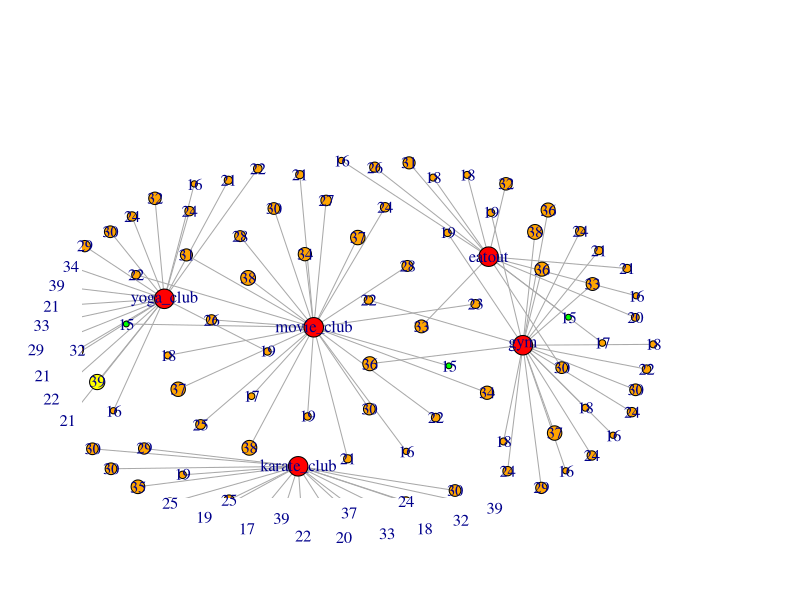
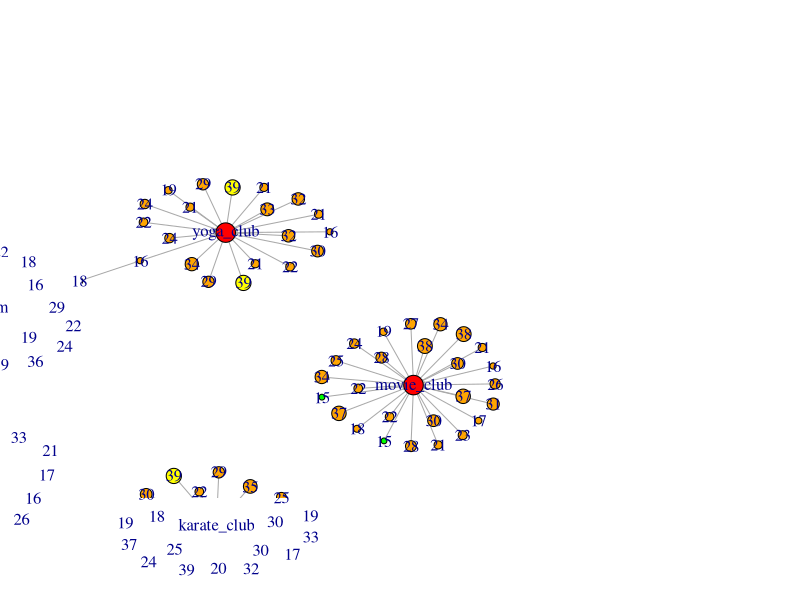
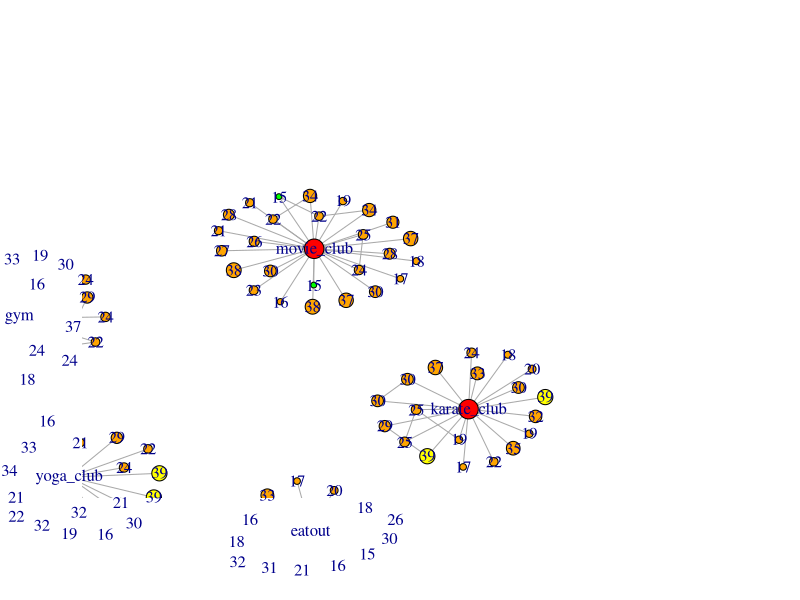
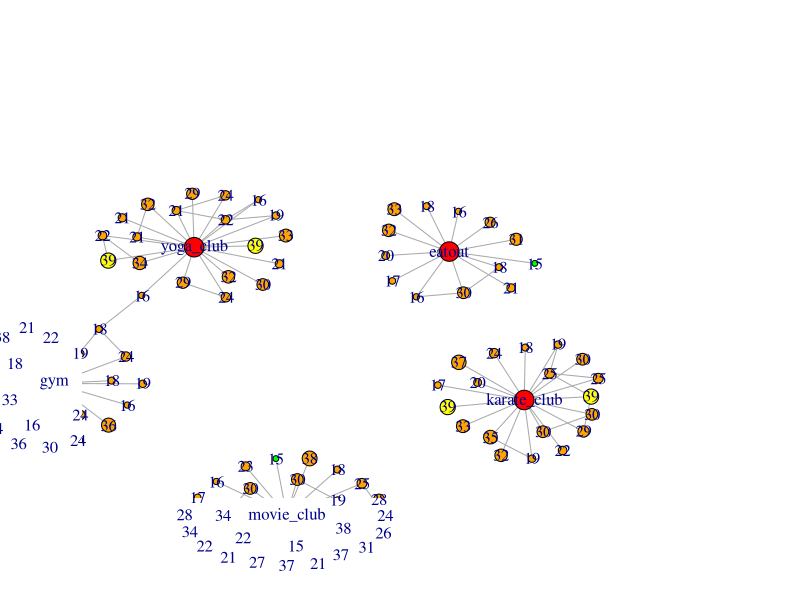
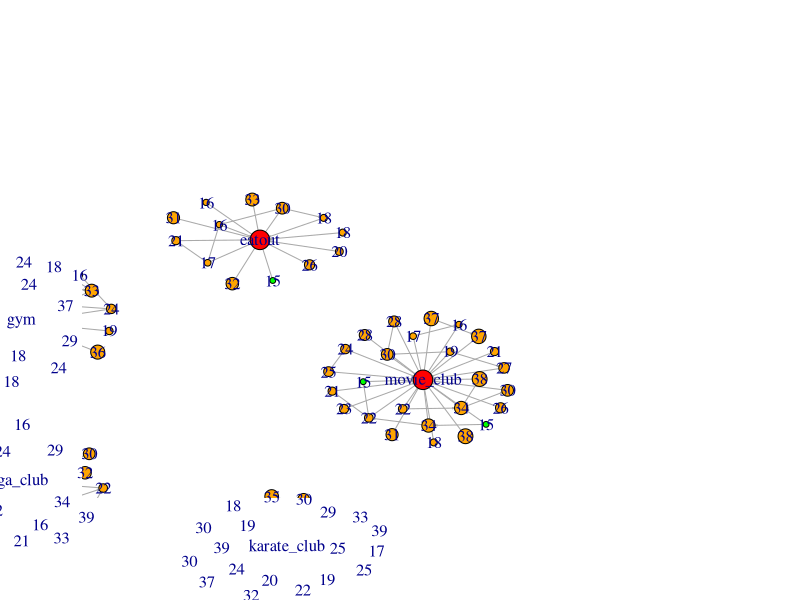
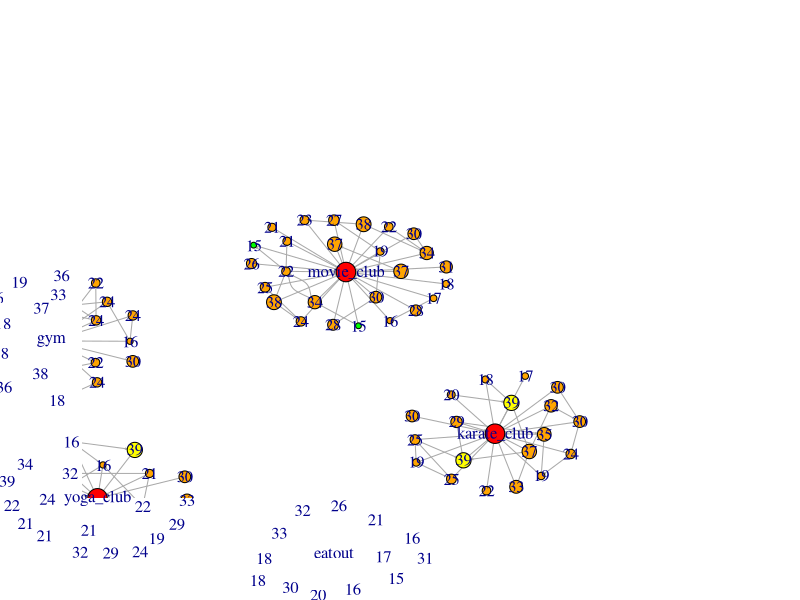

The R script that drew these images, in order: (Note: a time limit stopped this script after it produced the figures.)
  library(igraph)
  
  
  G <- make_empty_graph(100) %>% 
    set_vertex_attr("name",value = as.integer(runif(100,15,40))) %>% 
    set_vertex_attr("Type",value = "Person")
  
  #adding foci nodes
  add_foci_nodes <- function(G)
  {
    i = gorder(G) + 1
    foci_nodes = c("gym","eatout","movie_club","karate_club","yoga_club")
    for(j in 1:5)
    {
      G = G + vertices(i)
      G = set_vertex_attr(G,"name",index = i,value = foci_nodes[j])
      G = set_vertex_attr(G,"Type",index = i,value = "foci")
      i = i + 1
    }
    return(G) 
  }
  
  
  #get the size of the nodes
  get_size <- function(G)
  {
    num = gorder(G)
    nsl <- c()
    for (i in 1:num)
    {
      if (V(G)[i]$Type == "Person")
        nsl<- c(nsl,V(G)[i]$name)
      else
        nsl <- c(nsl,50)
    }
    return(nsl)
  }
  
  
  #get the label of the nodes
  get_labels <- function(G)
  {
    num = gorder(G)
    ll <- c()
    for (i in 1:num)
    {
      if(V(G)[i]$Type == "Person")
        ll <- c(ll,(V(G)[i]$name))
      else
        ll <- c(ll,V(G)[i]$name)
    }
    return(ll)
  }
  
  #get the color of the nodes
  get_color <- function(G)
  {
    num = gorder(G)
    cl <- c()
    for (i in 1:num)
    {
      if(V(G)[i]$Type == "Person")
        if(V(G)[i]$name == 15)
          cl <- c(cl,"green")
        else if(V(G)[i]$name == 39)
          cl <- c(cl,"yellow")
        else
          cl <- c(cl,"orange")
      else
        cl <- c(cl,"red")
    }
    return(cl)
  }
  
  
  get_person_nodes <- function()
  {
    num = gorder(G)
    for (i in 1:num)
    {
      p <- c()
      for (i in 1:num)
      {
        if(V(G)[i]$Type == "Person")
          p <- c(p,i)
      }
    }
    print(p)
    return (p)
  }
  
  #get foci nodes
  get_foci_nodes <- function()
  {
    num = gorder(G)
    for (i in 1:num)
    {
      f <- c()
      for (i in 1:num)
      {
        if(V(G)[i]$Type == "foci")
          f <- c(f,i)
      }
    }
    return (f)
  }
  
  add_foci_edges <- function(G)
  {
    f = get_foci_nodes()
    p = get_person_nodes()
    for (j in p)
    {
      r = sample(f,1)
      G = G + edge(j,r)
    }
    return(G)
  }
  
  #finding homophily
  homophily <-function(G)
  { i =0
    pnodes = get_person_nodes()
    for (u in pnodes){
      for (v in pnodes)
      {
        if (u!=v)
        {
         
          diff = abs(as.integer(V(G)[u]$name) -as.integer( V(G)[v]$name))
          p = 1/(diff + 1000)
         
          r = runif(1)
   
          if (r < p)
          {
            i = i+1
            print(i)
            G = G + edges(u,v)
          }
        }
      }
    }
    return (G)
  }
  cmn <- function(u,v,G)
  {
    nv = neighbors(G,v)
    nu = neighbors(G,u)
    return (length(intersect(nv,nu)))
  }
  
  #finding closures
  closures <- function(G)
  {
    arr <- c()
    num = gorder(G)
    for (u in 1:num)
      for (v in 1:num)
      {
        if(u!=v && (V(G)[u]$Type == "Person" || V(G)[v]$Type == "foci"))
        {
          k = cmn(u,v,G)
          p = 1 - (1-0.01)^k
          temp <- c()
          temp <- c(temp,u)
          temp <- c(temp,v)
          temp <- c(temp,p)
          arr <- rbind(arr,temp)
        }
      }
    for (each in 1:nrow(arr))
    {
      u = arr[each,1]
      v = arr[each,2]
      p = arr[each,3]
      r = runif(1)
      if (r < p)
      {
        G = G + edges(u,v)
      }
    }
    return (G)
  }
  
  
  
  #calling functions
  
  
  G = add_foci_nodes(G)
  nodesize = get_size(G)
  labels = get_labels(G)
  color_arr = get_color(G)
  G = add_foci_edges(G)

  
  #plotting graphs
  
  
  plot(G,vertex.label = labels,vertex.size=as.integer(nodesize),vertex.label.font = 0.01,
       rescale = FALSE, ylim=c(-4,12),xlim=c(-4,12), asp = 0,layout = layout.kamada.kawai,
       vertex.color = color_arr,edge.arrow.size = 0.1)
    G = homophily(G)

  plot(G,vertex.label = labels,vertex.size=as.integer(nodesize),vertex.label.font = 0.01,
       rescale = FALSE, ylim=c(-4,12),xlim=c(-4,12), asp = 0,layout = layout.kamada.kawai,
       vertex.color = color_arr,edge.arrow.size = 0.1)
  while(1){
  G = closures(G)
  plot(G,vertex.label = labels,vertex.size=as.integer(nodesize),vertex.label.font = 0.01,
       rescale = FALSE, ylim=c(-4,12),xlim=c(-4,12), asp = 0,layout = layout.kamada.kawai,
       vertex.color = color_arr,edge.arrow.size = 0.1)}
  
    
